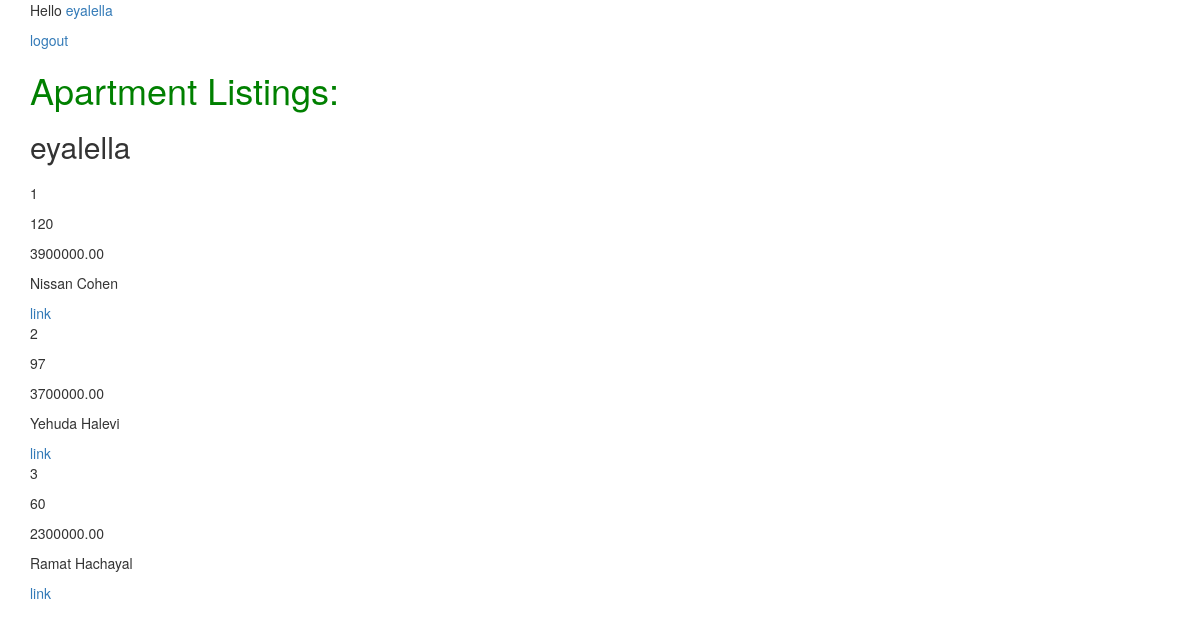
Page /user/eyalella/ on the earlier database version.
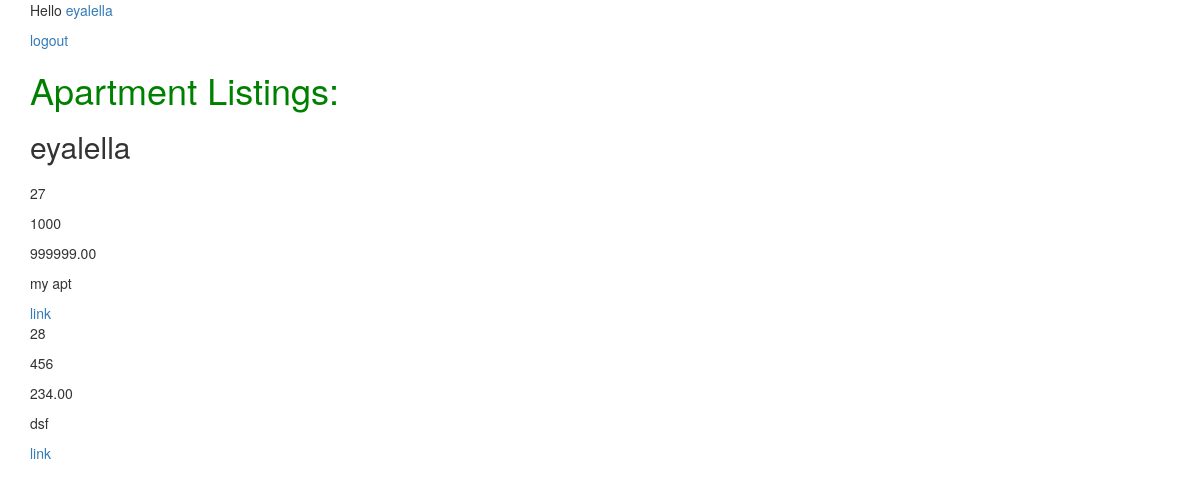
Same page on the later database version.
### first_app/models.py (models this page shows, shortened)
class Apartment(models.Model):
  user = models.ForeignKey(User)
  size = models.IntegerField()
  price = models.DecimalField(max_digits=10, decimal_places=2)
  location = models.CharField(max_length=100)
  image = models.ImageField(default='default.jpg')

### first_app/views.py (the view)
# urls.py: url(r'^user/(\w+)/$', views.user, name='user'),
def user(request, username):
	user_data = User.objects.get(username=username)
	user_apt = Apartment.objects.filter(user=user_data)
	return render(request, 'user.html', {'user': user_data, 'apt': user_apt})

### first_app/templates/user.html (shortened to what this page needs)
{% extends 'base.html' %}
{% load staticfiles %}
{% block content %}
<h2>{{user}}</h2>
{% for a in apt %}
    <p>{{a.id}}</p>
    <p>{{a.size}}</p>
    <p>{{a.price}}</p>
    <p>{{a.location}}</p>
    <a href="/{{a.id}}">link</a>
{% endfor %}
{% endblock %}

### first_app/templates/base.html (shortened to what this page needs)
{% load staticfiles %}
<!doctype html>
<html class="no-js" lang="">
<head>
    <link rel="stylesheet" href="{% static 'bootstrap.min.css' %}" media="screen" title="no title">
    <link rel="stylesheet" href="{% static 'style.css' %}" media="screen" title="no title">
</head>
<body>
<div class="container">
    {% if user.is_authenticated %}
        <p>Hello <a href="{% url 'user' user %}">{{user}}</a></p>
        <a href="/logout/">logout</a>
    {% else %}
        <p>Hello anonymous</p>
        <a href="/login/">login</a>
    {% endif %}
    <h1>Apartment Listings:</h1>
    {% block content %}
    {% endblock %}
</div>
</body>
</html>

### first_app/static/style.css (style rules this page uses)
h1 { color: green; }

Differences in the rows shown:
removed Apartment: id "1", size "120", price "3900000.00", location "Nissan Cohen"
removed Apartment: id "2", size "97", price "3700000.00", location "Yehuda Halevi"
removed Apartment: id "3", size "60", price "2300000.00", location "Ramat Hachayal"
added Apartment: id "27", size "1000", price "999999.00", location "my apt"
added Apartment: id "28", size "456", price "234.00", location "dsf"
